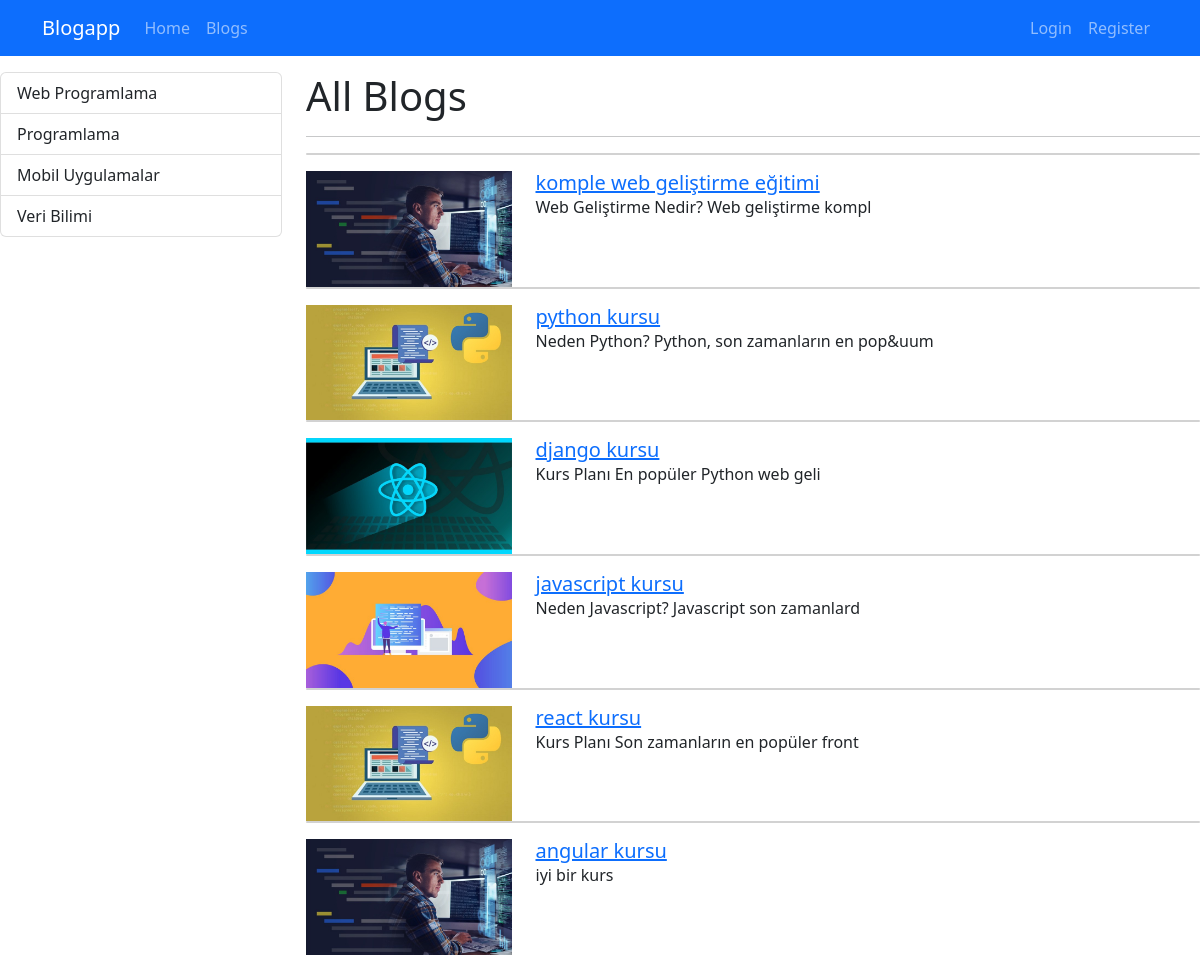
Screenshot of /blogs with the database file from the repository.
### blogapp/models.py (models this page shows, shortened)
class Category(models.Model):
    name = models.CharField(max_length=150)
    slug = models.SlugField(null=False, blank=True, unique=True,db_index=True,editable=False)

class Blogapp(models.Model):
    title =models.CharField(max_length=200)
    image = models.ImageField(upload_to="blogs")
    description = RichTextField()
    is_active = models.BooleanField(default=False)
    is_home = models.BooleanField(default=False)
    slug = models.SlugField(null=False, blank=True, unique=True, db_index=True, editable=False)
    categories = models.ManyToManyField(Category, blank=True)

### blogapp/views.py (the view)
# urls.py: path("blogs",views.blogs, name="blogs"),
def blogs(request):
    context = {
        "blogs": Blogapp.objects.filter(is_active=True),
        "categories": Category.objects.all()
    }
    return render(request,"blogapp/blogs.html",context)

### blogapp/templates/blogapp/blogs.html (shortened to what this page needs)
{% extends "base.html" %}
{% block content %}
<div class="conteiner mt-3">
    <div class="row">
        <div class="col-3">
         {% include 'partials/_categories.html' %}
        </div>
        <div class="col-9">
            <h1>All Blogs</h1>
            <hr>
            {% if blogs|length > 0 %}
             {% for blog in blogs %}
                {% if blog.is_active %}
                    {% include 'blogapp/partials/_blog.html' %}
                  {% endif %}
                {% endfor %}
            {% else %}
             <div class="alert alert-warning">No Blogs</div>
              {% endif %}
        </div>
    </div>
</div>
{% endblock %}

### templates/partials/_categories.html
<div class="list-group">
    {% for category in categories  %}
      {% if category.slug == selected_category %}
        <a class="list-group-item list-group-item-action active" href="{% url "blogs_by_category" category.slug %}">{{category.name|title}}</a>
      {% else %}
        <a class="list-group-item list-group-item-action" href="{% url "blogs_by_category" category.slug %}">{{category.name|title}}</a>
      {% endif %}
    {% endfor %}
</div>

### blogapp/templates/blogapp/partials/_blog.html
{% load static %}
<div class="card mb-3"></div>
     <div class="row">
            <div class="col-md-3">
                <img src="{{ blog.image.url}}" alt="" class="img-fluid">
             </div>
                 <div class="col-md-9">
                    <div class="card-body">
                        <h5 class="card-title">
                            <a href="{% url 'blog_details'  blog.slug %}">
                             {{ blog.title }}
                            </a>
                        </h5>
             <p class="card-text">  {{ blog.description|safe|striptags|slice:"0:50" }}</p>
         </div>
     </div>
</div>

### rows the page displays
Category: name "Web Programlama"
Category: name "Programlama"
Category: name "Mobil Uygulamalar"
Category: name "Veri Bilimi"
Blogapp: image (picture), title "komple web geliştirme eğitimi", description "Web Geliştirme Nedir? Web geliştirme kompl"
Blogapp: image (picture), title "python kursu", description "Neden Python? Python, son zamanların en pop&uum"
Blogapp: image (picture), title "django kursu", description "Kurs Planı En popüler Python web geli"
Blogapp: image (picture), title "javascript kursu", description "Neden Javascript? Javascript son zamanlard"
Blogapp: image (picture), title "react kursu", description "Kurs Planı Son zamanların en popüler front"
Blogapp: image (picture), title "angular kursu", description "iyi bir kurs"
